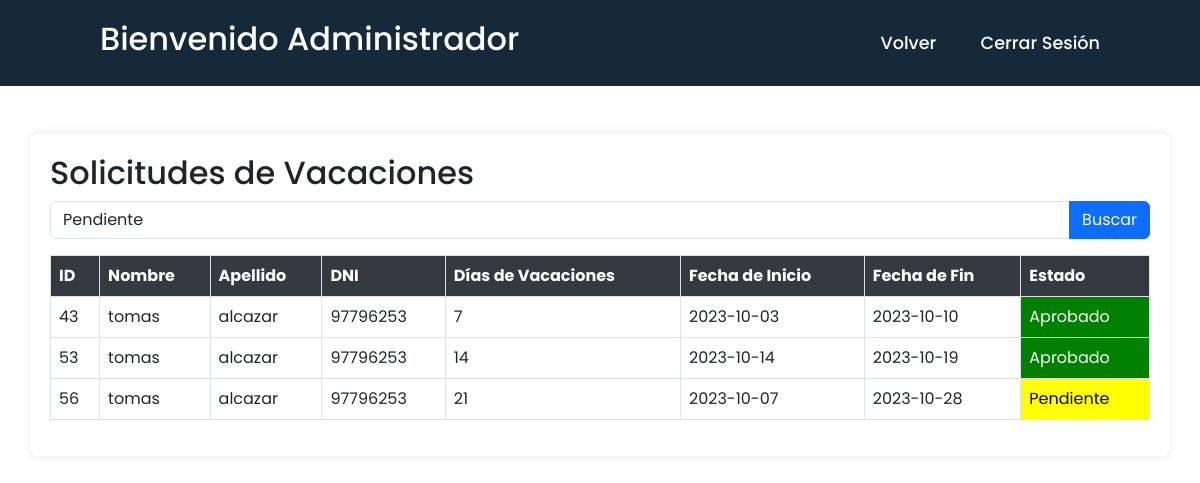
The app's page /mostrarvacaciones_administrador.php?id=42 (signed in) with its own data.
### tables this page shows
CREATE TABLE `solicitudes_vacaciones` (
  `id` int(11) NOT NULL,
  `empleado_id` int(11) NOT NULL,
  `fecha_inicio` date NOT NULL,
  `fecha_end` date DEFAULT NULL,
  `days` int(50) NOT NULL,
  `estado` varchar(30) NOT NULL
);

CREATE TABLE `empleados` (
  `id` int(11) NOT NULL,
  `name` varchar(30) NOT NULL,
  `lastname` varchar(30) NOT NULL,
  `dni` int(10) NOT NULL,
  `telefono` int(30) NOT NULL,
  `nacionalidad` varchar(50) NOT NULL,
  `localidad` varchar(50) NOT NULL,
  `anios_ingreso` int(5) NOT NULL
);

### mostrarvacaciones_administrador.php (the view, shortened to what this page needs)
<?php
require 'conexionbd.php';
$estadoBuscado = '';
if (isset($_GET["id"])) {
    $employeeId = $_GET["id"];
} else {
    header("Location: mostrarvacaciones_administrador.php");
    exit;
}
$query = "SELECT sv.id, sv.days, sv.fecha_inicio, sv.fecha_end, sv.estado, e.name, e.lastname, e.dni
          FROM solicitudes_vacaciones sv
          INNER JOIN empleados e ON sv.empleado_id = e.id
          WHERE sv.empleado_id = ?";
$stmt = $conn->prepare($query);
$stmt->bind_param("i", $employeeId);
$stmt->execute();
$result = $stmt->get_result();
?>
<!DOCTYPE html>
<html lang="en">
<head>
    <link href="css\bootstrap.min.css" rel="stylesheet">
    <link rel="stylesheet" href="css/mostrardatos.css">
    <link rel="stylesheet" href="css/navbar.css">
</head>
<body>
<header>
    <h2 class="logo">
    <?php
        if (isset($_SESSION["nombre"])) {
            echo "Bienvenido ".$_SESSION["nombre"];
        } else {
            echo "Bienvenido Administrador";
        }
    ?>
    </h2>
    <nav class="navigation">
        <a href="mostrardatos.php">Volver</a>
        <a href="index.php">Cerrar Sesión</a>
    </nav>
</header>
<div class="container mt-5">
    <h2>Solicitudes de Vacaciones</h2>
    <div class="float-right mb-3">
        <form method="get" action="">
            <div class="input-group">
            <select name="estado" id="filtroEstado" class="form-control">
                <option value="Pendiente"<?= $estadoBuscado === 'Pendiente' ? ' selected' : '' ?>>Pendiente</option>
            </select>
                <button type="submit" class="btn btn-primary">Buscar</button>
            </div>
        </form>
    </div>
    <?php
if ($result->num_rows > 0) {
    echo "<table class='table table-bordered'>";
    echo "<thead>";
    echo "<tr>";
    echo "<th>ID</th>";
    echo "<th>Nombre</th>";
    echo "<th>Apellido</th>";
    echo "<th>DNI</th>";
    echo "<th>Días de Vacaciones</th>";
    echo "<th>Fecha de Inicio</th>";
    echo "<th>Fecha de Fin</th>";
    echo "<th>Estado</th>";
    echo "</tr>";
    echo "</thead>";
    echo "<tbody>";
    while ($row = $result->fetch_assoc()) {
        echo "<tr id='tablaVacaciones'";
        $backgroundColor = '';
        $textColor = '';
        switch ($row["estado"]) {
            case "Pendiente":
                $backgroundColor = 'yellow';
                $textColor = 'black';
                break;
            case "Aprobado":
                $backgroundColor = 'green';
                $textColor = 'white';
                break;
        }
        echo ">";
        echo "<td>" . $row["id"] . "</td>";
        echo "<td>" . $row["name"] . "</td>";
        echo "<td>" . $row["lastname"] . "</td>";
        echo "<td>" . $row["dni"] . "</td>";
        echo "<td>" . $row["days"] . "</td>";
        echo "<td>" . $row["fecha_inicio"] . "</td>";
        echo "<td>" . $row["fecha_end"] . "</td>";
        echo "<td id='estado-" . $row["id"] . "' style='background-color: $backgroundColor; color: $textColor;'>" . $row["estado"] . "</td>";
        echo "</tr>";
    }
    echo "</tbody>";
    echo "</table>";
} else {
    echo "<div class='alert alert-warning' role='alert'>";
    echo "No hay vacaciones asignadas para este empleado.";
    echo "</div>";
}
?>
</div>
</body>
</html>

### css/navbar.css (style rules this page uses)
* { margin: 0; padding: 0; box-sizing: border-box; font-family: 'Poppins', sans-serif; }
header { position: flex; top: 0; left: 0; width: 100%; padding: 20px 100px; background-color: #162938; display: flex; justify-content: space-between; align-items: center; z-index: 99; }
.logo { font-size: 2em; color: white; user-select: none; }
.navigation a { position: relative; font-size: 1.1em; color: #fff; text-decoration: none; font-weight: 500; margin-left: 40px; }
.navigation a::after { content: ''; position: absolute; left: 0; bottom: -6px; width: 100%; height: 3px; background-color: #fff; transform-origin: right; border-radius: 5px; transform: scaleX(0); transition: transform .5s; }

### mostrarvacaciones_administrador.php (style rules this page uses)
body { background-image: url('img/minimal-wallpaper.png'); background-size:cover; }
.container { background-color: #ffffff; padding: 20px; border-radius: 8px; box-shadow: 0px 0px 10px rgba(0, 0, 0, 0.1); }
.table { background-color: #ffffff; }
.table th { background-color: #343a40; color: #ffffff; }

### records on screen
solicitudes_vacaciones: id "43", empleado.name "tomas", empleado.lastname "alcazar", empleado.dni "97796253", days "7", fecha_inicio "2023-10-03", fecha_end "2023-10-10", estado "Aprobado"
solicitudes_vacaciones: id "53", empleado.name "tomas", empleado.lastname "alcazar", empleado.dni "97796253", days "14", fecha_inicio "2023-10-14", fecha_end "2023-10-19", estado "Aprobado"
solicitudes_vacaciones: id "56", empleado.name "tomas", empleado.lastname "alcazar", empleado.dni "97796253", days "21", fecha_inicio "2023-10-07", fecha_end "2023-10-28", estado "Pendiente"
